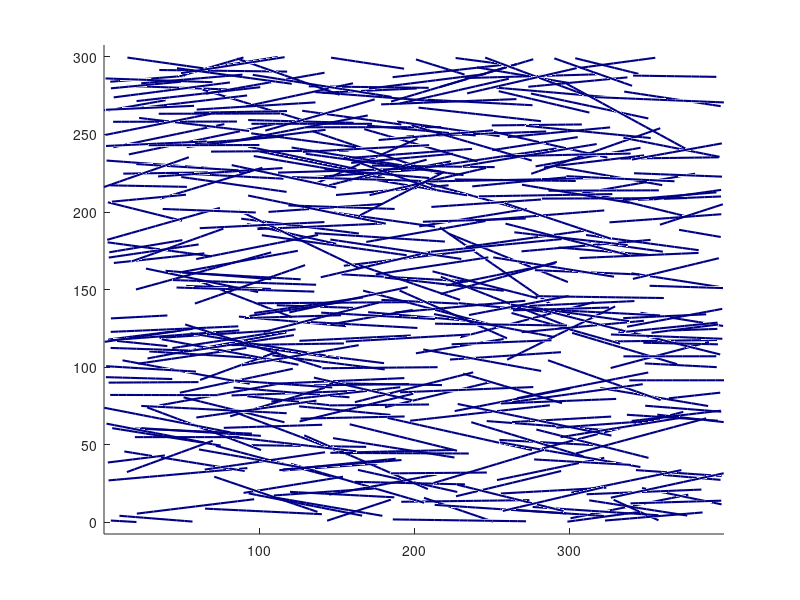

The MATLAB script that drew this image: (Note: this script raises an error after producing the figure.)
%create actin structures
clear all
clc
close all
currentFolde=pwd;
cd ..
cd('Data');cd('Lamellipodia_data')
resultsFolder='ArtificialStructureData';
if exist(resultsFolder)~=7
    mkdir(resultsFolder)
end
cd(resultsFolder);ResultsFolder=pwd;
cd(currentFolde) 
Inputs={'Total number of filaments in structure','Minimum Z-angle condition','Z-angle increment','Fraction of tilted filaments','SD of Z-angle distribution',...
    'Avg length of filaments','SD of length of filaments','Avg angle of filaments','SD of engle of filaments'};
DefaultInputs={'400','10','20','0.1','0','75','10','0','10'};
Ans=inputdlg(Inputs,'Inputs',[1 60],DefaultInputs);
numberofFilaments=str2double(Ans{1});
MinZangCond=str2double(Ans{2});
IncZangCond=str2double(Ans{3});
FractZangCond=str2double(Ans{4});
ZAngleSigma=str2double(Ans{5});
LengthMu=str2double(Ans{6});
LengthSigma=str2double(Ans{7});
AngleMu=str2double(Ans{8});
AngleSigma=str2double(Ans{9});

Conditions=[90:-IncZangCond:MinZangCond];
maxX=400;maxY=300;maxZ=50;
SegmentLength=5;
PercentageOfTiltedFils=round(FractZangCond*numberofFilaments);
Ans2=questdlg('Do you want to see the structures?');
Plotting=strcmp(Ans2,'Yes');
for Icondition=1:numel(Conditions)
    
    AngleDistribution=normrnd(AngleMu,AngleSigma,[numberofFilaments,1]);
    LengthDistribution=normrnd(LengthMu,LengthSigma,[numberofFilaments,1]);
    ZAngleDistribution1=[];
      for j=1:Icondition
    ZAngleMu=Conditions(j);
    ZAngleDistributiontmp=normrnd(ZAngleMu,ZAngleSigma,[PercentageOfTiltedFils,1]);
    ZAngleDistribution1=[ZAngleDistribution1;ZAngleDistributiontmp];
      end
    ZAngleDistribution1=sign(rand(numel(ZAngleDistribution1),1)-0.5*ones(numel(ZAngleDistribution1),1)).*ZAngleDistribution1;
    ZAngleDistribution2=normrnd(90,ZAngleSigma,[numberofFilaments-numel(ZAngleDistribution1),1]);
    ZAngleDistribution=[ZAngleDistribution1;ZAngleDistribution2];
    ZAngleDistribution=ZAngleDistribution(randperm(numberofFilaments));
    
    XnormalizedVect=sind(ZAngleDistribution).*cosd(AngleDistribution);
    YnormalizedVect=sind(ZAngleDistribution).*sind(AngleDistribution);
    ZnormalizedVect=cosd(ZAngleDistribution);
    
    XMidPoint=rand([numberofFilaments,1])*maxX;
    YMidPoint=rand([numberofFilaments,1])*maxY;
    ZMidPoint=rand([numberofFilaments,1])*maxZ;
    
    XStartPoint=XMidPoint-XnormalizedVect.*LengthDistribution/2;
    XEndPoint=XMidPoint+XnormalizedVect.*LengthDistribution/2;
    YStartPoint=YMidPoint-YnormalizedVect.*LengthDistribution/2;
    YEndPoint=YMidPoint+YnormalizedVect.*LengthDistribution/2;
    ZStartPoint=ZMidPoint-ZnormalizedVect.*LengthDistribution/2;
    ZEndPoint=ZMidPoint+ZnormalizedVect.*LengthDistribution/2;
    
    NumberOfPointsOnFilaments=round(LengthDistribution/SegmentLength);
    AllFilamentData=[];
    
    tmp=max(abs(ZAngleDistribution));
    numCol=100;Cols=jet(numCol);
    if Plotting==1;ff=figure;hold on; end
    for i=1:numberofFilaments
        x=linspace(XStartPoint(i),XEndPoint(i),NumberOfPointsOnFilaments(i));
        y=linspace(YStartPoint(i),YEndPoint(i),NumberOfPointsOnFilaments(i));
        z=linspace(ZStartPoint(i),ZEndPoint(i),NumberOfPointsOnFilaments(i));
        OutofBox=find(x<0 | x>maxX | y<0 | y>maxY | z<0 | z>maxZ);
        x(OutofBox)=[];y(OutofBox)=[];z(OutofBox)=[];
        thisFilamentData=[i*ones(size(x')) x' y' z'];
        AllFilamentData=[AllFilamentData;thisFilamentData];
        
        if Plotting==1
            j=1+round(numCol*(90-abs(ZAngleDistribution(i)))/(95));
            plot3(x,y,z,'linewidth',1.5,'color',Cols(j,:))
        end
        
    end
    if Plotting==1
        axis equal;ax=gca;ax.XTickLabel={};ax.YTickLabel={};ax.ZTickLabel={};
        view([-20 30])
        pause
    end
    
    cd(ResultsFolder)
    dlmwrite(['Zangle=' num2str(round(ZAngleMu)) '.txt'],AllFilamentData,' ')
    cd ..
end


